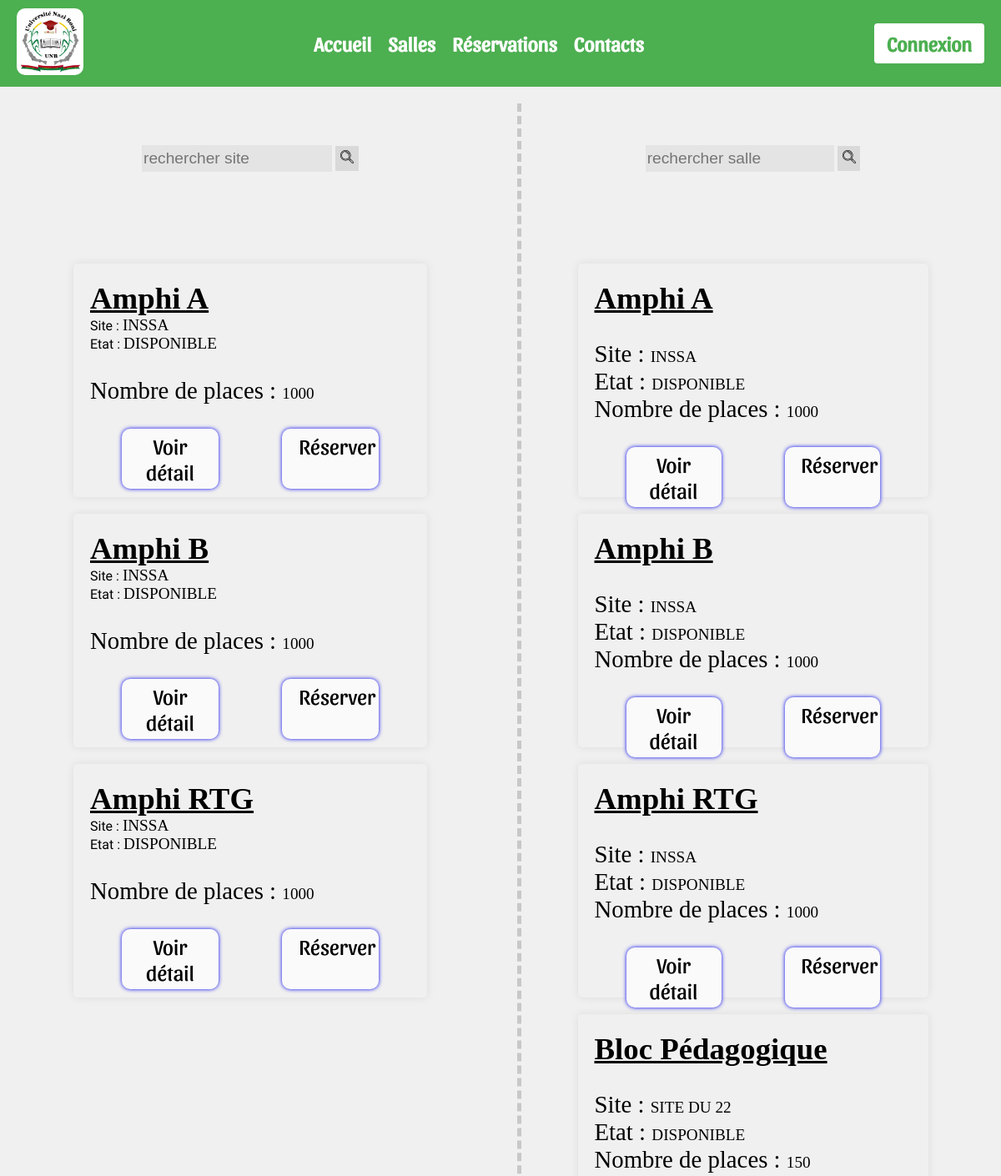
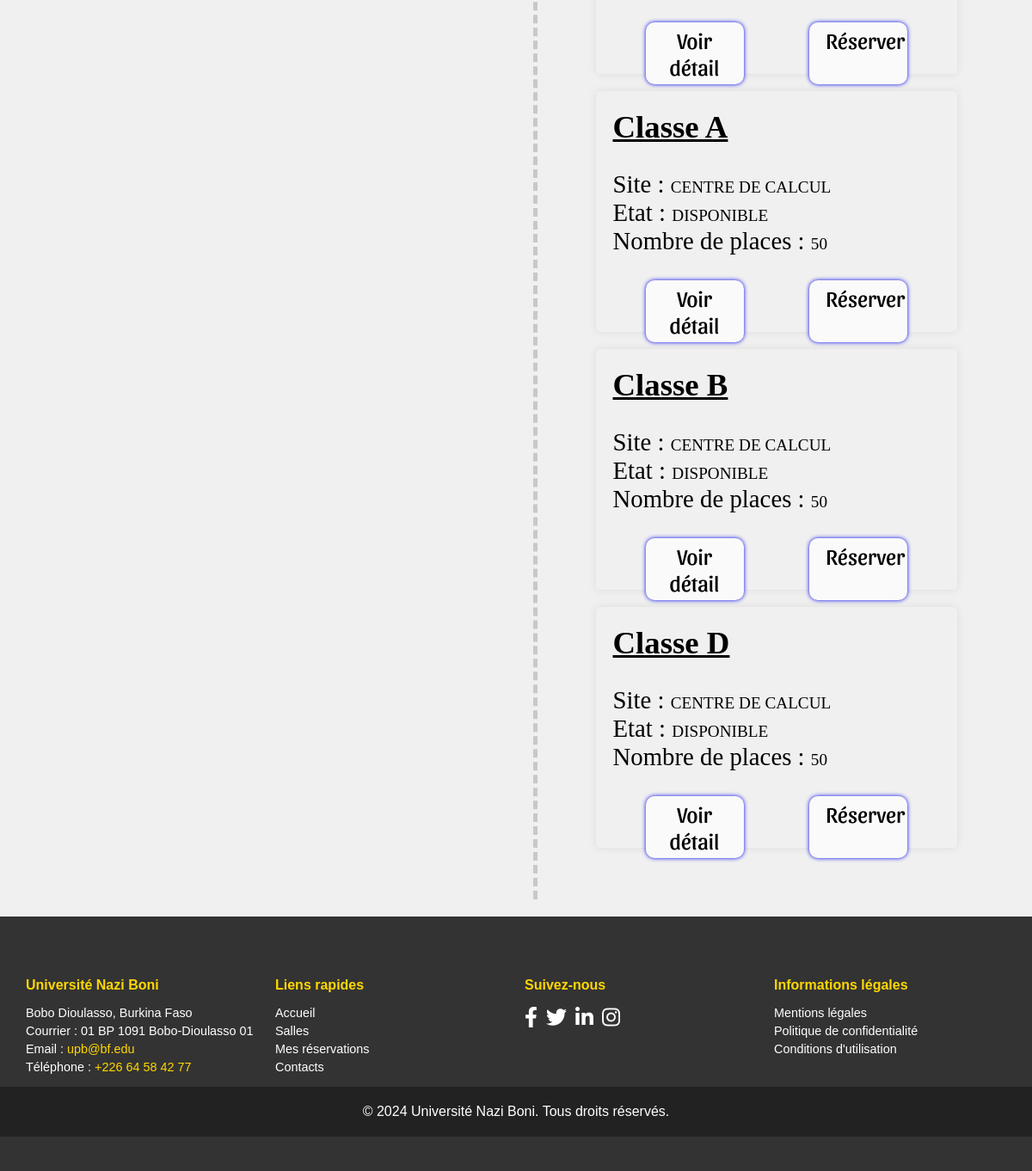
The app's page /salles.php?barre_rechercher_site=INSSA with its own data (2 pictures, top to bottom).
### tables this page shows
CREATE TABLE salle(
    id_salle INT NOT NULL AUTO_INCREMENT PRIMARY KEY,
    nom_salle VARCHAR(40) NOT NULL UNIQUE,
    nombre_places INT NOT NULL,
    salle_disponible ENUM ('DISPONIBLE','INDISPONIBLE') NOT NULL,
    emplacement ENUM('SITE DU 22','INSSA','CENTRE DE CALCUL') NOT NULL
    );

### functions.php (called while the page is built, shortened)
<?php
function getSites(PDO &$connexion)
{
    try {
        $entree = $_GET['barre_rechercher_site'];
        $entree = filter_var($entree, FILTER_SANITIZE_FULL_SPECIAL_CHARS);
        $requete = "SELECT *FROM salle WHERE emplacement LIKE '%" . $entree . "%' ";
        $preparation = $connexion->prepare($requete);
        $preparation->execute();
        return $preparation->fetchAll();
    } catch (Exception $e) {
        echo 'getSites ' . $e->getMessage() . $e->getLine();
        return false;
    }
}

### salles.php (the view, shortened to what this page needs)
<?php
require_once 'connexion_base_Donnee.php';
require_once 'functions.php';
?>
<!DOCTYPE html>
<html lang="en">
<head>
    <link rel="stylesheet" href="style/header.css">
    <link rel="stylesheet" href="style/footer.css">
    <link rel="stylesheet" href="style/salles.css">
</head>
<body>
    <?php
    require_once 'header.php';
    ?>
    <div id="div_corps_page">
        <div id="rechercher_site">
            <div class="champ_rechercher">
                <form action="salles.php" method="GET">
                    <input type="text" name="barre_rechercher_site" id="barre_rechercher_site" placeholder="rechercher site">
                    <button type="submit">
                        <img src="img/loupe_black.png" alt="loupe">
                    </button>
                </form>
            </div>
            <div class="resultat_recherche">
            <?php
                if (!isset($_GET['barre_rechercher_site'])){
                    $preparation = $connexion->prepare('SELECT * FROM salle ORDER BY emplacement');
                    $preparation->execute();
                    $tableaufetchsite = $preparation->fetchAll();
                    foreach ($tableaufetchsite as $colonne) {
                        echo '<div class="resultat_individuel">';
                        echo '<h3>';
                        echo htmlspecialchars($colonne['emplacement']);
                        echo '</h3>';
                        echo '<p>';
                        echo 'Nom de la salle : <span>' . htmlspecialchars($colonne['nom_salle']) . '</span> <br>';
                        echo 'Etat : <span>' . htmlspecialchars($colonne['salle_disponible']) . '</span> <br>';
                        echo 'Nombre de places : <span>' . htmlspecialchars($colonne['nombre_places']) . '</span> <br>';
                        echo '<div id="bouton">';
                        echo '<a href="details.php?SalleNumero='. htmlspecialchars($colonne['id_salle']) .'"><button>Voir détail</button></a>';
                        echo '<a href="reservation_rapide.php?SalleNumero='. htmlspecialchars($colonne['id_salle']) .'"><button>Réserver</button></a>';
                        echo '</div>';
                        echo '</p>';
                        echo '</div>';
                    }
                }
                else{
                    $tableaufetchsite = getSites($connexion);
                    if ($tableaufetchsite<>null){
                        foreach ($tableaufetchsite as $colonne) {
                            echo '<div class="resultat_individuel">';
                            echo '<h3>';
                            echo htmlspecialchars($colonne['nom_salle']);
                            echo '</h3>';
                            echo 'Site : <span>' . htmlspecialchars($colonne['emplacement']) . '</span> <br>';
                            echo 'Etat : <span>' . htmlspecialchars($colonne['salle_disponible']) . '</span> <br>';
                            echo '<p>';
                            echo 'Nombre de places : <span>' . htmlspecialchars($colonne['nombre_places']) . '</span> <br>';
                            echo '<div id="bouton">';
                            echo '<a href="details.php?SalleNumero='. htmlspecialchars($colonne['id_salle']) .'"><button>Voir détail</button></a>';
                            echo '<a href="reservation_rapide.php?SalleNumero='. htmlspecialchars($colonne['id_salle']) .'"><button>Réserver</button></a>';
                            echo '</div>';
                            echo '</p>';
                            echo '</div>';
                        }
                    }
                    else{
                        echo"<div id='aucun_resultat'>";
                        echo "<h3>Aucun resultat</h3>";
                        echo "</div>";
                    }
                }
                ?>
            </div>
        </div>
        <div id="rechercher_salle">
            <div class="champ_rechercher">
                <form action="salles.php" method="GET">
                    <input type="text" name="barre_rechercher_salle" id="barre_rechercher_salle" placeholder="rechercher salle">
                    <button type="submit">
                        <img src="img/loupe_black.png" alt="loupe">
                    </button>
                </form>
            </div>
            <div class="resultat_recherche">
                <?php
                if (!isset($_GET['barre_rechercher_salle'])){
                    $preparation = $connexion->prepare('SELECT * FROM salle ORDER BY nom_salle');
                    $preparation->execute();
                    $tableaufetchsalle = $preparation->fetchAll();
                    foreach ($tableaufetchsalle as $colonne) {
                        echo '<div class="resultat_individuel">';
                        echo '<h3>';
                        echo htmlspecialchars($colonne['nom_salle']);
                        echo '</h3>';
                        echo '<p>';
                        echo 'Site : <span>' . htmlspecialchars($colonne['emplacement']) . '</span> <br>';
                        echo 'Etat : <span>' . htmlspecialchars($colonne['salle_disponible']) . '</span> <br>';
                        echo 'Nombre de places : <span>' . htmlspecialchars($colonne['nombre_places']) . '</span> <br>';
                        echo '<div id="bouton">';
                        echo '<a href="details.php?SalleNumero='. htmlspecialchars($colonne['id_salle']) .'"><button>Voir détail</button></a>';
                        echo '<a href="reservation_rapide.php?SalleNumero='. htmlspecialchars($colonne['id_salle']) .'"><button>Réserver</button></a>';
                        echo '</div>';
                        echo '</p>';
                        echo '</div>';
                    }
                }
                ?>
            </div>
        </div>
    </div>
    <?php
    require_once 'footer.php';
    ?>
</body>
</html>

### style/header.css (style rules this page uses)
body { font-family: roboto; margin: 0; padding: 0; background-color: #f0f0f0; }

### style/salles.css (style rules this page uses)
#div_corps_page { width: 100%; min-height: 600px; display: grid; grid-template-columns: 1fr 1fr; }
form img { width: 1em; height: 1em; }
.champ_rechercher { width: 100%; margin: 50px auto; text-align: center; }
.champ_rechercher input { width: 40%; height: 30px; font-size: 1.2rem; background-color: #D9D9D980; border: none; }
.champ_rechercher button { width: 5%; height: 30px; font-size: 1em; background-color: #D9D9D9; border: none; }
#rechercher_salle,#rechercher_site { margin: 20px 20px; min-height: 600px; }
#rechercher_salle { border-left: 5px dashed rgb(200, 200,200); }
.resultat_recherche { height: 100%; padding: 40px; }
.resultat_individuel { height: 240px; width: 80%; border-radius: 5px; padding: 20px; margin: 20px auto; box-shadow: 0px 0px 10px gainsboro; }
.resultat_individuel h3 { font-family: lobster; text-decoration: underline; font-size: 2.3rem; margin: 0px 0px; }
.resultat_individuel p { font-family: lobster; font-size: 1.8rem; }
.resultat_individuel span { font-family: lobster; font-size: 1.2rem; }
#bouton { display: grid; grid-template-columns: 1fr 1fr; text-align: center; margin-bottom: 20px; }
#bouton a button { padding: 5px 20px; border: none; background-color: rgba(0, 0, 0, 0); font-family: sansita; font-size: 1.6rem; }
#bouton a { width: 60%; margin: 0px auto; text-align: center; background-color: rgb(250, 250,250); box-shadow: 0px 0px 5px; border-radius: 10px; }

### records on screen
salle: nom_salle "Amphi A", emplacement "INSSA", salle_disponible "DISPONIBLE", nombre_places "1000"
salle: nom_salle "Amphi B", emplacement "INSSA", salle_disponible "DISPONIBLE", nombre_places "1000"
salle: nom_salle "Amphi RTG", emplacement "INSSA", salle_disponible "DISPONIBLE", nombre_places "1000"
salle: nom_salle "Bloc Pédagogique", emplacement "SITE DU 22", salle_disponible "DISPONIBLE", nombre_places "150"
salle: nom_salle "Classe A", emplacement "CENTRE DE CALCUL", salle_disponible "DISPONIBLE", nombre_places "50"
salle: nom_salle "Classe B", emplacement "CENTRE DE CALCUL", salle_disponible "DISPONIBLE", nombre_places "50"
salle: nom_salle "Classe D", emplacement "CENTRE DE CALCUL", salle_disponible "DISPONIBLE", nombre_places "50"
